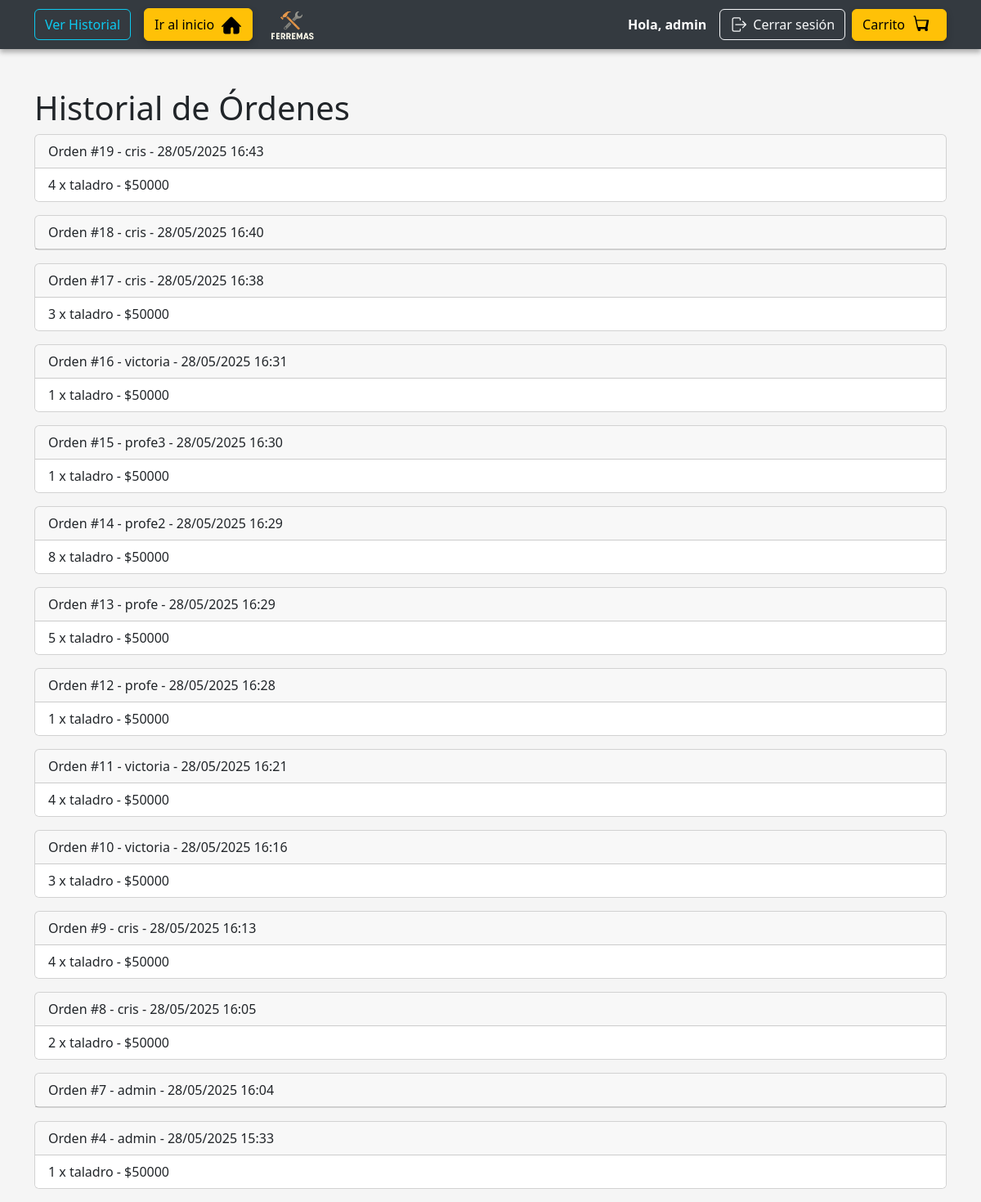
The app's page /historial/ (signed in), older data.
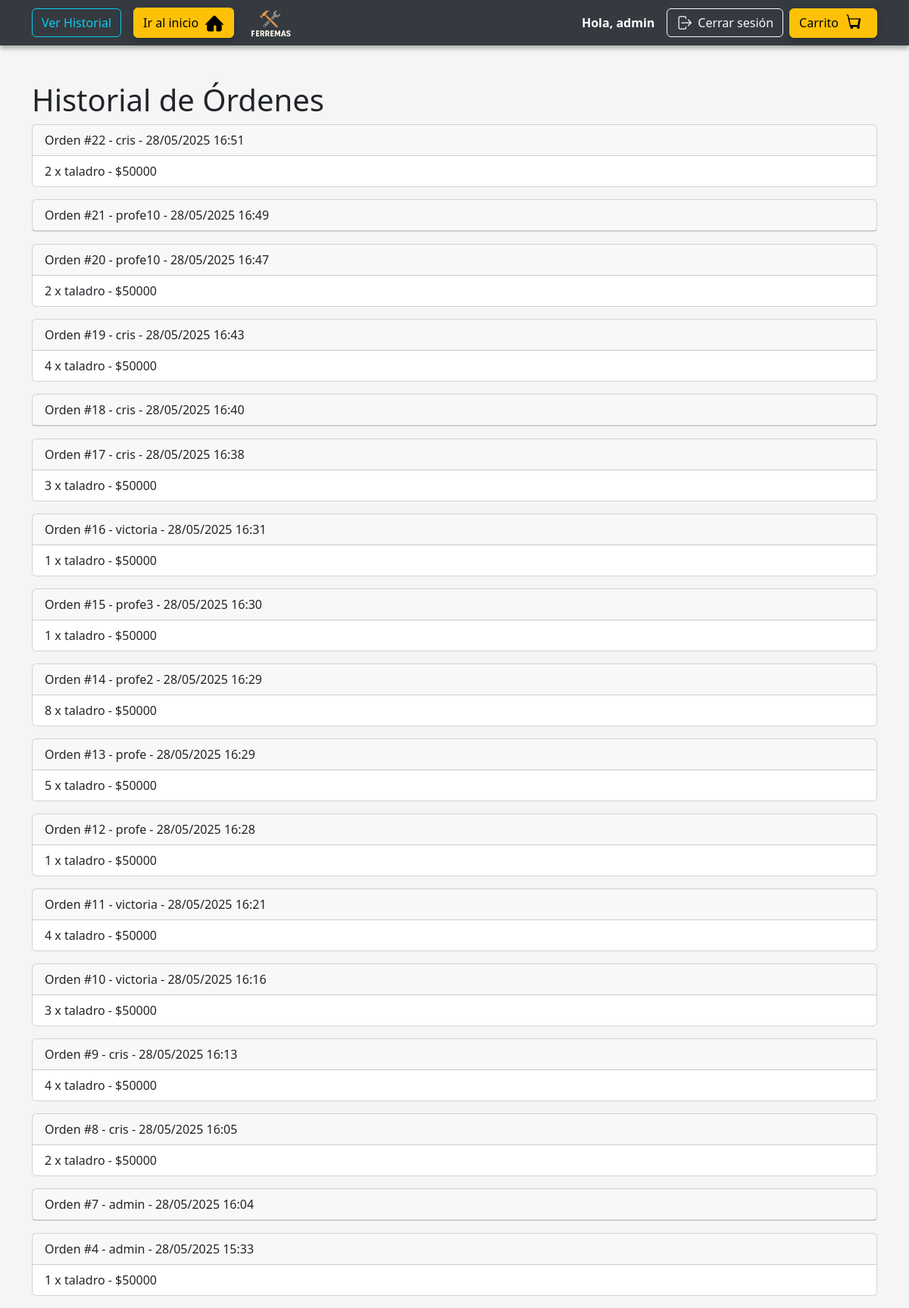
The same page, newer data.
### miapp/models.py (models this page shows, shortened)
class Orden(models.Model):
    usuario = models.ForeignKey(User, on_delete=models.CASCADE)
    fecha = models.DateTimeField(auto_now_add=True)

class ItemOrden(models.Model):
    orden = models.ForeignKey(Orden, on_delete=models.CASCADE, related_name='items')
    producto = models.ForeignKey(Producto, on_delete=models.SET_NULL, null=True)
    cantidad = models.PositiveIntegerField()

class Producto(models.Model):
    nombre = models.CharField(max_length=100)
    descripcion = models.TextField(blank=True)
    precio = models.IntegerField()
    stock = models.IntegerField(default=0)

### miapp/views.py (the view)
# urls.py: path('historial/', views.historial_admin, name='historial_admin'),
@never_cache
@staff_member_required
def historial_admin(request):
    ordenes = Orden.objects.all().order_by('-fecha')
    return render(request, 'miapp/historial_admin.html', {'ordenes': ordenes})

### miapp/templates/miapp/historial_admin.html (shortened to what this page needs)
{% extends 'miapp/base.html' %}
{% block content %}
<h1>Historial de Órdenes</h1>
{% if ordenes %}
    {% for orden in ordenes %}
        <div class="card mb-3">
            <div class="card-header">
                Orden #{{ orden.id }} - {{ orden.usuario.username }} - {{ orden.fecha|date:"d/m/Y H:i" }}
            </div>
            <ul class="list-group list-group-flush">
                {% for item in orden.items.all %}
                    <li class="list-group-item">
                        {{ item.cantidad }} x {{ item.producto.nombre }} - ${{ item.producto.precio }}
                    </li>
                {% endfor %}
            </ul>
        </div>
    {% endfor %}
{% else %}
    <p>No hay órdenes aún.</p>
{% endif %}
{% endblock %}

### miapp/templates/miapp/base.html (shortened to what this page needs)
{% load static %}
<!DOCTYPE html>
<html lang="es">
<head>
    <link rel="stylesheet" href="{% static 'css/estilos.css' %}">
    <link href="https://cdn.jsdelivr.net/npm/bootstrap@5.3.0/dist/css/bootstrap.min.css" rel="stylesheet">
    <link rel="stylesheet" href="https://unpkg.com/leaflet/dist/leaflet.css" />
</head>
<body>
    <header style="background-color: #343a40; height: 60px; width: 100%;">
        <div class="container h-100 d-flex align-items-center justify-content-between">
<div class="d-flex align-items-center gap-3 text-white">
    {% if user.is_authenticated and user.is_staff %}
    <a href="{% url 'historial_admin' %}" class="btn btn-outline-info">
        Ver Historial
    </a>
{% endif %}
    <a href="{% url 'inicio' %}" class="btn btn-warning d-flex align-items-center">
        Ir al inicio
    </a>
    <img src="{% static 'imagenes/logo.jpg' %}" alt="Logo" style="height: 65px;">
</div>
            <div class="d-flex align-items-center gap-2">
                {% if user.is_authenticated %}
                    <span class="text-white fw-bold me-2">Hola, {{ user.username }}</span>
                    <a href="{% url 'logout' %}" class="btn btn-outline-light d-flex align-items-center">
                        Cerrar sesión
                    </a>
                {% endif %}
                <a href="{% url 'ver_carrito' %}" class="btn btn-warning d-flex align-items-center">
                    Carrito
                </a>
            </div>
        </div>
    </header>
    <div class="container mt-5">
        {% block content %}{% endblock %}
    </div>
</body>
</html>

### miapp/static/css/estilos.css (style rules this page uses)
body { background-color: #f4f4f4; }
h1 { color: #ff9000; font-weight: bold; }
.btn-warning { background-color: #ff9000; color: #000; font-weight: bold; border: none; box-shadow: 0 4px 10px rgba(0, 0, 0, 0.2); transition: all 0.3 ease; }
header { background-color: #1e1e1e; padding: 10px 20px; box-shadow: 0 4px 6px rgba(0,0,0,0.3); position: relative; z-index: 2; }

### miapp/templates/miapp/base.html (style rules this page uses)
body { background-color: #f5f5f5; }

Row changes from the older to the newer data that the page shows:
added Orden: id "22", usuario.username "cris", fecha "28/05/2025 16:51"
added ItemOrden: cantidad "2", producto.nombre "taladro", producto.precio "50000", shown under "22"
added Orden: id "21", usuario.username "profe10", fecha "28/05/2025 16:49"
added Orden: id "20", usuario.username "profe10", fecha "28/05/2025 16:47"
added ItemOrden: cantidad "2", producto.nombre "taladro", producto.precio "50000", shown under "20"
